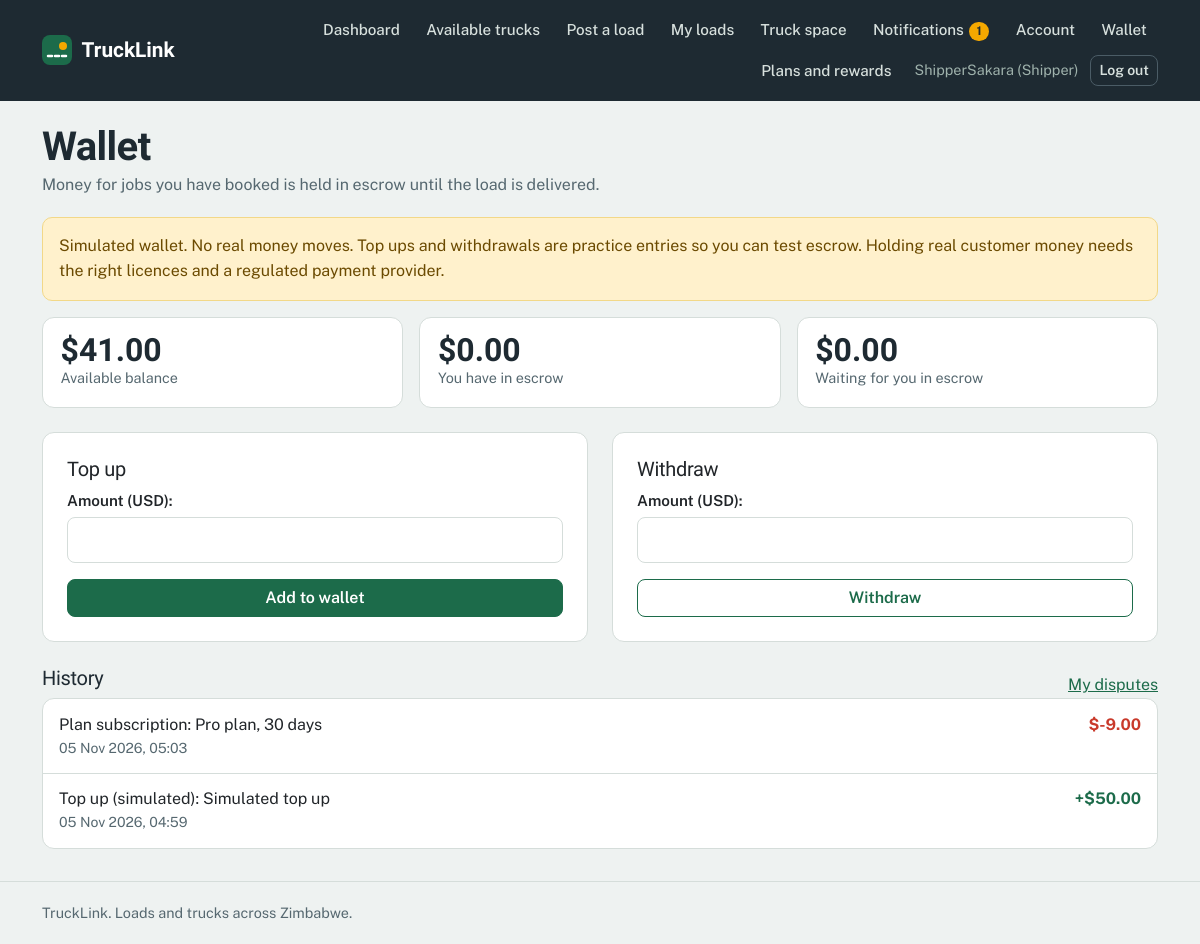
/wallet/ (signed in), run on the app's committed database.
### accounts/models.py (models this page shows, shortened)
class Profile(models.Model):
    ROLE_CHOICES = [
        ('shipper', 'Shipper (I have loads)'),
        ('transporter', 'Transporter (I have trucks)'),
    ]
    user = models.OneToOneField(settings.AUTH_USER_MODEL, on_delete=models.CASCADE)
    role = models.CharField(max_length=20, choices=ROLE_CHOICES)
    phone = models.CharField(max_length=20, blank=True)
    both_roles = models.BooleanField(default=False)

### wallet/models.py (models this page shows, shortened)
class LedgerEntry(models.Model):
    KIND_CHOICES = [
        ('topup', 'Top up (simulated)'),
        ('withdraw', 'Withdrawal (simulated)'),
        ('escrow_hold', 'Moved into escrow'),
        ('escrow_release', 'Paid out of escrow'),
        ('escrow_refund', 'Refunded from escrow'),
        ('subscription', 'Plan subscription'),
        ('referral_bonus', 'Referral bonus'),
    ]
    user = models.ForeignKey(settings.AUTH_USER_MODEL, on_delete=models.CASCADE,
                             related_name='ledger_entries')
    amount = models.DecimalField(max_digits=12, decimal_places=2)
    kind = models.CharField(max_length=20, choices=KIND_CHOICES)
    note = models.CharField(max_length=200, blank=True)
    offer = models.ForeignKey('loads.Offer', on_delete=models.SET_NULL, null=True,
                              blank=True, related_name='+')
    created_at = models.DateTimeField(auto_now_add=True)
    class Meta:
        ordering = ['-created_at', '-id']
        verbose_name_plural = 'ledger entries'

### wallet/views.py (the view)
# urls.py: path('', views.wallet_home, name='wallet_home'),
@login_required
def wallet_home(request):
    held_by_me = (Escrow.objects.filter(status='held', offer__load__shipper=request.user)
                  .select_related('offer__load'))
    held_for_me = (Escrow.objects.filter(status='held', offer__transporter=request.user)
                   .select_related('offer__load'))
    return render(request, 'wallet/wallet.html', {
        'balance': balance(request.user),
        'entries': LedgerEntry.objects.filter(user=request.user)[:50],
        'held_by_me': held_by_me,
        'held_for_me': held_for_me,
        'held_by_me_total': _total(held_by_me),
        'held_for_me_total': _total(held_for_me),
        'topup_form': TopUpForm(auto_id='topup_%s'),
        'withdraw_form': WithdrawForm(auto_id='withdraw_%s'),
        'demo': _demo_mode(),
    })

### wallet/forms.py
class TopUpForm(forms.Form):
    amount = forms.DecimalField(max_digits=8, decimal_places=2, min_value=Decimal('1'),
                                max_value=Decimal('5000'), label='Amount (USD)')

class WithdrawForm(forms.Form):
    amount = forms.DecimalField(max_digits=10, decimal_places=2, min_value=Decimal('1'),
                                label='Amount (USD)')

### accounts/templatetags/notify_tags.py (called while the page is built)
@register.simple_tag
def unread_count(user):
    if not user.is_authenticated:
        return 0
    return user.notifications.filter(is_read=False).count()

### wallet/services.py (called while the page is built)
def balance(user):
    total = LedgerEntry.objects.filter(user=user).aggregate(total=Sum('amount'))['total']
    return Decimal(total or 0).quantize(CENT)

### wallet/views.py (called while the page is built)
def _demo_mode():
    return getattr(settings, 'PAYMENT_MODE', 'demo') == 'demo'

def _total(queryset):
    return Decimal(queryset.aggregate(t=Sum('amount'))['t'] or 0).quantize(Decimal('0.01'))

### wallet/templates/wallet/wallet.html (shortened to what this page needs)
{% extends 'base.html' %}
{% block content %}
<div class="page-head">
  <h1>Wallet</h1>
  <p class="muted mb-0">Money for jobs you have booked is held in escrow until the load is delivered.</p>
</div>
{% if demo %}
<div class="alert alert-warning">Simulated wallet. No real money moves. Top ups and withdrawals are practice entries so you can test escrow. Holding real customer money needs the right licences and a regulated payment provider.</div>
{% endif %}
<div class="stats">
  <div class="stat"><strong>${{ balance }}</strong><span>Available balance</span></div>
  <div class="stat"><strong>${{ held_by_me_total }}</strong><span>You have in escrow</span></div>
  <div class="stat"><strong>${{ held_for_me_total }}</strong><span>Waiting for you in escrow</span></div>
</div>
<div class="row g-4 mb-4">
  <div class="col-12 col-md-6">
    <form method="post" action="{% url 'wallet_topup' %}" class="card p-4">
      <h2 class="h5">Top up</h2>
      {{ topup_form.as_p }}
      <button class="btn btn-primary">Add to wallet</button>
    </form>
  </div>
  <div class="col-12 col-md-6">
    <form method="post" action="{% url 'wallet_withdraw' %}" class="card p-4">
      <h2 class="h5">Withdraw</h2>
      {{ withdraw_form.as_p }}
      <button class="btn btn-outline-primary">Withdraw</button>
    </form>
  </div>
</div>
<div class="d-flex justify-content-between align-items-end">
  <h2 class="h5">History</h2>
  <a href="{% url 'dispute_list' %}">My disputes</a>
</div>
<div class="card">
  {% for e in entries %}
  <div class="note d-flex justify-content-between align-items-start gap-3">
    <div>
      {{ e.get_kind_display }}{% if e.note %}: {{ e.note }}{% endif %}
      <div class="small muted">{{ e.created_at|date:"d M Y, H:i" }}</div>
    </div>
    <strong style="color:{% if e.amount > 0 %}var(--msasa){% else %}var(--brake){% endif %};">{% if e.amount > 0 %}+{% endif %}${{ e.amount }}</strong>
  </div>
  {% empty %}
  <div class="empty m-3">No wallet activity yet. Top up to start.</div>
  {% endfor %}
</div>
{% endblock %}

### accounts/templates/base.html (shortened to what this page needs)
{% load notify_tags static %}
<!DOCTYPE html>
<html lang="en">
<head>
  <link href="https://cdn.jsdelivr.net/npm/bootstrap@5.3.3/dist/css/bootstrap.min.css" rel="stylesheet">
</head>
<body>
  {% unread_count user as unread %}
  <header class="topbar">
    <div class="container topbar-inner">
      <a href="{% url 'home' %}" class="brand">
        <svg width="30" height="30" viewBox="0 0 30 30" aria-hidden="true"><rect width="30" height="30" rx="8" fill="#1C6B4A"/><path d="M6 21 L24 21" stroke="#fff" stroke-width="2.5" stroke-dasharray="4 3" stroke-linecap="round"/><circle cx="21" cy="11" r="4" fill="#F5A800"/></svg>
        <span>TruckLink</span>
      </a>
      <nav class="navlinks" aria-label="Main">
        {% if user.is_authenticated %}
          <a class="navlink" href="{% url 'dashboard' %}">Dashboard</a>
          {% if user.profile.role == 'shipper' %}
            <a class="navlink" href="{% url 'truck_list' %}">Available trucks</a>
            <a class="navlink" href="{% url 'post_load' %}">Post a load</a>
            <a class="navlink" href="{% url 'my_loads' %}">My loads</a>
            <a class="navlink" href="{% url 'space_list' %}">Truck space</a>
          {% else %}
            <a class="navlink" href="{% url 'load_list' %}">Loads</a>
            <a class="navlink" href="{% url 'truck_list' %}">Trucks</a>
          {% endif %}
          <a class="navlink" href="{% url 'notifications' %}">Notifications{% if unread %}<span class="count">{{ unread }}</span>{% endif %}</a>
          <a class="navlink" href="{% url 'account' %}">Account</a>
                    <a class="navlink" href="{% url 'wallet_home' %}">Wallet</a>
                              <a class="navlink" href="{% url 'growth_hub' %}">Plans and rewards</a>
          <span class="userchip">{{ user.username }}{% if user.profile %} ({{ user.profile.role|title }}){% endif %}</span>
          <form method="post" action="{% url 'logout' %}" class="d-inline">
            <button type="submit" class="btn btn-sm btn-nav">Log out</button>
          </form>
        {% else %}
          <a class="navlink" href="{% url 'login' %}">Log in</a>
          <a class="btn btn-sm btn-warning" href="{% url 'register' %}">Register</a>
        {% endif %}
      </nav>
    </div>
  </header>
  <main id="main">
    <div class="container">
      {% block content %}{% endblock %}
    </div>
  </main>
  <footer class="footer">
    <div class="container">TruckLink. Loads and trucks across Zimbabwe.</div>
  </footer>
</body>
</html>

### accounts/templates/base.html (style rules this page uses)
:root { --asphalt:#1E2A32; --mist:#EEF2F1; --paper:#FFFFFF; --msasa:#1C6B4A; --msasa-dark:#14513A; --msasa-tint:#E1F0E9; --amber:#F5A800; --amber-tint:#FFF1CC; --brake:#C93A2B; --brake-tint:#FBE5E1; --line:#D5DDDA; --muted:#566870; --bs-primary-rgb:28,107,74; --bs-success-rgb:28,107,74; --bs-warning-rgb:245,168,0; --bs-danger-rgb:201,58,43; --bs-secondary-rgb:86,104,112; }
body { font-family:'Public Sans',system-ui,-apple-system,'Segoe UI',sans-serif; background:var(--mist); color:var(--asphalt); line-height:1.55; min-height:100vh; display:flex; flex-direction:column; }
main { flex:1; }
h1,h2,h3,h4,.display-font { font-family:'Bricolage Grotesque','Public Sans',sans-serif; font-weight:700; letter-spacing:-.015em; line-height:1.1; }
main h1 { margin-top:1.5rem; }
a { color:var(--msasa); }
.muted { color:var(--muted); }
.topbar { background:var(--asphalt); color:#fff; }
.topbar-inner { display:flex; align-items:center; justify-content:space-between; gap:1rem; padding-top:.75rem; padding-bottom:.75rem; }
.brand { display:flex; align-items:center; gap:.6rem; color:#fff; text-decoration:none; font-family:'Bricolage Grotesque',sans-serif; font-weight:700; font-size:1.3rem; }
.navlinks { display:flex; align-items:center; gap:.25rem; flex-wrap:wrap; justify-content:flex-end; }
.navlink { color:#D7E0DD; text-decoration:none; padding:.4rem .7rem; border-radius:8px; font-weight:500; font-size:.95rem; }
.userchip { color:#9FB2AC; font-size:.9rem; padding:0 .5rem; }
.count { display:inline-block; min-width:1.3rem; padding:0 .4rem; border-radius:999px; background:var(--amber); color:var(--asphalt); font-size:.75rem; font-weight:700; text-align:center; margin-left:.3rem; }
.btn { border-radius:8px; font-weight:600; }
.btn-primary, .btn-success { --bs-btn-color:#fff; --bs-btn-bg:#1C6B4A; --bs-btn-border-color:#1C6B4A; --bs-btn-hover-color:#fff; --bs-btn-hover-bg:#14513A; --bs-btn-hover-border-color:#14513A; --bs-btn-active-color:#fff; --bs-btn-active-bg:#14513A; --bs-btn-active-border-color:#14513A; }
.btn-outline-primary { --bs-btn-color:#1C6B4A; --bs-btn-border-color:#1C6B4A; --bs-btn-hover-color:#fff; --bs-btn-hover-bg:#1C6B4A; --bs-btn-hover-border-color:#1C6B4A; --bs-btn-active-color:#fff; --bs-btn-active-bg:#14513A; --bs-btn-active-border-color:#14513A; }
.btn-nav { --bs-btn-color:#D7E0DD; --bs-btn-border-color:#4B5C66; --bs-btn-hover-color:#fff; --bs-btn-hover-bg:rgba(255,255,255,.1); --bs-btn-hover-border-color:#9FB2AC; --bs-btn-active-color:#fff; --bs-btn-active-bg:rgba(255,255,255,.15); }
.card { border:1px solid var(--line); border-radius:12px; background:var(--paper); box-shadow:none; }
.alert { border-radius:10px; border-width:1px; }
.alert-warning { --bs-alert-bg:#FFF1CC; --bs-alert-border-color:#F2D888; --bs-alert-color:#6B4A00; }
form p { margin:0 0 1rem; }
form label { display:block; font-weight:600; margin-bottom:.3rem; font-size:.95rem; }
form input:not([type=checkbox]):not([type=hidden]), form select, form textarea { width:100%; padding:.6rem .75rem; border:1.5px solid var(--line); border-radius:8px; background:#fff; font:inherit; }
.page-head { margin:1.5rem 0 1.25rem; }
.page-head h1 { font-size:clamp(1.75rem,4vw,2.5rem); margin:0 0 .25rem; }
.note { padding:.85rem 1rem; border-bottom:1px solid var(--line); }
.note:last-child { border-bottom:0; }
.stats { display:grid; grid-template-columns:repeat(auto-fit,minmax(150px,1fr)); gap:1rem; margin-bottom:1.5rem; }
.stat { background:#fff; border:1px solid var(--line); border-radius:12px; padding:1rem 1.1rem; }
.stat strong { display:block; font-family:'Bricolage Grotesque',sans-serif; font-size:2rem; line-height:1; }
.stat span { color:var(--muted); font-size:.9rem; }
.footer { border-top:1px solid var(--line); color:var(--muted); padding:1.25rem 0; margin-top:2rem; font-size:.9rem; }

### data on the page
LedgerEntry: kind "Plan subscription", note "Pro plan, 30 days", created_at "05 Nov 2026, 05:03", amount "-9.00"
LedgerEntry: kind "Top up (simulated)", note "Simulated top up", created_at "05 Nov 2026, 04:59", amount "50.00"

### other printed values
{{ unread }} "1"
{{ user.username }} "ShipperSakara"
{{ user.profile.role|title }} "Shipper"
{{ balance }} "41.00"
{{ held_by_me_total }} "0.00"
{{ held_for_me_total }} "0.00"
